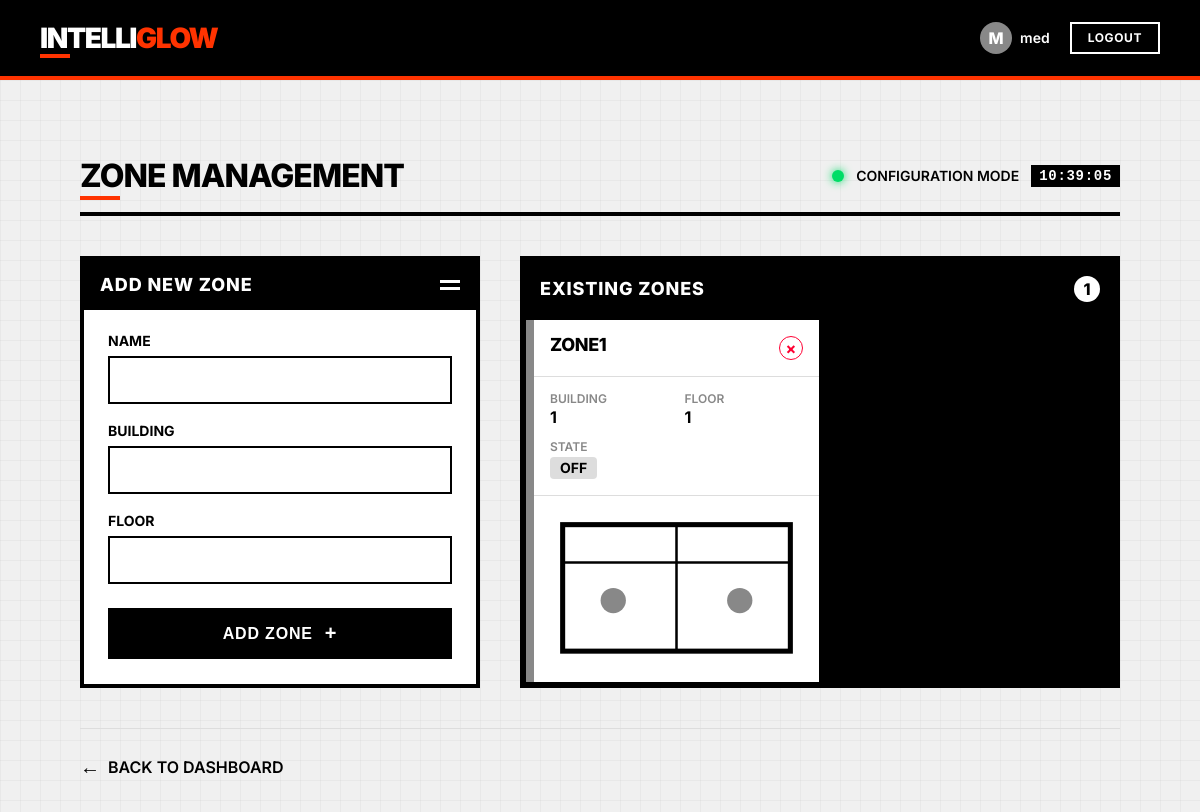
Screenshot of /manage-zones/ (signed in) with the database file from the repository.
### core/models.py (models this page shows, shortened)
class Zone(models.Model):
    name = models.CharField(max_length=100)
    description = models.TextField(blank=True)
    building = models.CharField(max_length=100)
    floor = models.IntegerField()
    current_state = models.BooleanField(default=False)  # True = On, False = Off
    created_at = models.DateTimeField(auto_now_add=True)
    updated_at = models.DateTimeField(auto_now=True)

### core/views.py (the view)
    def wrapper(request, *args, **kwargs):
        if not request.user.is_authenticated or not request.user.is_staff:
            return HttpResponseRedirect(reverse('login'))
        return view_func(request, *args, **kwargs)

### core/views.py
class ZoneForm(forms.ModelForm):
    class Meta:
        model = Zone
        fields = ['name', 'building', 'floor']

### core/views.py (called while the page is built)
def staff_member_required(view_func):
    def wrapper(request, *args, **kwargs):
        if not request.user.is_authenticated or not request.user.is_staff:
            return HttpResponseRedirect(reverse('login'))
        return view_func(request, *args, **kwargs)
    return wrapper

@staff_member_required
def manage_zones(request):
    zones = Zone.objects.all()
    if request.method == "POST":
        form = ZoneForm(request.POST)
        if form.is_valid():
            form.save()
            messages.success(request, "Zone created successfully.")
            return redirect('manage_zones')
    else:
        form = ZoneForm()
    return render(request, 'core/manage_zones.html', {'zones': zones, 'form': form})

### core/templates/core/manage_zones.html (shortened to what this page needs)
{% extends "core/base.html" %}
{% block content %}
<div class="brutal-container">
  <div class="brutal-header">
    <h1 class="brutal-title">ZONE MANAGEMENT</h1>
    <div class="system-status">
      <div class="status-indicator online"></div>
      <span>CONFIGURATION MODE</span>
      <div class="time-display" id="clock">00:00:00</div>
    </div>
  </div>
  <div class="zones-layout">
    <div class="zone-form-panel">
      <div class="panel-header">
        <h2>ADD NEW ZONE</h2>
        <div class="grid-marker">
          <div class="marker-line"></div>
          <div class="marker-line"></div>
        </div>
      </div>
      <form method="post" class="brutal-form">
        <div class="form-grid">
          {% for field in form %}
            <div class="form-group">
              <label for="{{ field.id_for_label }}">{{ field.label }}</label>
              {{ field }}
            </div>
          {% endfor %}
        </div>
        <button type="submit" class="submit-btn">
          <span class="btn-text">ADD ZONE</span>
          <span class="btn-icon">+</span>
        </button>
      </form>
    </div>
    <div class="zones-list-panel">
      <div class="panel-header">
        <h2>EXISTING ZONES</h2>
        <div class="zones-count">{{ zones|length }}</div>
      </div>
      {% if zones %}
        <div class="zones-grid">
          {% for zone in zones %}
            <div class="zone-card {% if zone.current_state %}active{% endif %}">
              <div class="zone-header">
                <h3>{{ zone.name }}</h3>
                <div class="zone-controls">
                  <a href="{% url 'delete_zone' zone.id %}" class="delete-btn" onclick="return confirm('Are you sure you want to delete this zone?')">×</a>
                </div>
              </div>
              <div class="zone-details">
                <div class="detail-item">
                  <div class="detail-label">BUILDING</div>
                  <div class="detail-value">{{ zone.building }}</div>
                </div>
                <div class="detail-item">
                  <div class="detail-label">FLOOR</div>
                  <div class="detail-value">{{ zone.floor }}</div>
                </div>
                <div class="detail-item state">
                  <div class="detail-label">STATE</div>
                  <div class="detail-value">
                    <div class="state-indicator {% if zone.current_state %}on{% else %}off{% endif %}">
                      {{ zone.current_state|yesno:"ON,OFF" }}
                    </div>
                  </div>
                </div>
              </div>
              <div class="zone-map">
                <svg viewBox="0 0 100 60" class="zone-blueprint">
                  <rect x="5" y="5" width="90" height="50" stroke="#000" stroke-width="2" fill="none" />
                  <line x1="5" y1="20" x2="95" y2="20" stroke="#000" stroke-width="1" />
                  <line x1="50" y1="5" x2="50" y2="55" stroke="#000" stroke-width="1" />
                  <circle cx="25" cy="35" r="5" fill="{% if zone.current_state %}var(--green){% else %}var(--gray){% endif %}" />
                  <circle cx="75" cy="35" r="5" fill="{% if zone.current_state %}var(--green){% else %}var(--gray){% endif %}" />
                </svg>
              </div>
            </div>
          {% endfor %}
        </div>
      {% else %}
        <div class="empty-zones">
          <div class="empty-icon">⚠️</div>
          <div class="empty-message">NO ZONES FOUND</div>
          <div class="empty-description">Create a new zone using the form</div>
        </div>
      {% endif %}
    </div>
  </div>
  <div class="back-navigation">
    <a href="{% url 'dashboard' %}" class="back-btn">
      <span class="back-icon">←</span>
      <span>BACK TO DASHBOARD</span>
    </a>
  </div>
</div>
{% endblock %}

### core/templates/core/base.html (shortened to what this page needs)
{% load static %}
<!DOCTYPE html>
<html lang="en">
<head>
    <link rel="stylesheet" href="{% static 'css/main.css' %}">
</head>
<body>
    <header>
        <div class="header-container">
            <h1>Intelli<span style="color: #ff3300;">Glow</span></h1>
            <div class="user-controls">
                {% if user.is_authenticated %}
                    <div class="username">
                        <div class="user-avatar">{{ user.username|first }}</div>
                        <span>{{ user.username }}</span>
                    </div>
                    <a href="{% url 'login' %}" class="logout-btn">Logout</a>
                {% else %}
                    <a href="{% url 'login' %}" class="login-btn">Login</a>
                {% endif %}
            </div>
        </div>
    </header>
    <main>
        {% block content %}
        {% endblock %}
    </main>
</body>
</html>

### core/templates/core/base.html (style rules this page uses)
:root { --black: #000000; --white: #ffffff; --gray-dark: #222222; --gray: #888888; --accent: #ff3300; --green: #00dd66; --spacing: 40px; --header-height: 80px; }
* { margin: 0; padding: 0; box-sizing: border-box; }
body { font-family: 'Inter', sans-serif; background-color: #f0f0f0; color: var(--black); line-height: 1; position: relative; min-height: 100vh; }
body::before { content: ""; position: fixed; top: 0; left: 0; right: 0; bottom: 0; background-image: linear-gradient(to right, rgba(0,0,0,0.03) 1px, transparent 1px), linear-gradient(to bottom, rgba(0,0,0,0.03) 1px, transparent 1px); background-size: 20px 20px; z-index: -1; pointer-events: none; }
header { background-color: var(--black); color: var(--white); height: var(--header-height); position: sticky; top: 0; z-index: 100; border-bottom: 4px solid var(--accent); }
.header-container { max-width: 1440px; margin: 0 auto; padding: 0 var(--spacing); display: flex; justify-content: space-between; align-items: center; height: 100%; }
h1 { font-weight: 900; text-transform: uppercase; letter-spacing: -0.05em; font-size: 28px; position: relative; }
h1::after { content: ""; position: absolute; bottom: -6px; left: 0; width: 30px; height: 4px; background-color: var(--accent); }
.user-controls { display: flex; align-items: center; font-weight: 600; font-size: 14px; }
.username { margin-right: 20px; display: flex; align-items: center; gap: 8px; }
.user-avatar { width: 32px; height: 32px; background-color: var(--gray); border-radius: 50%; display: flex; align-items: center; justify-content: center; font-weight: 800; font-size: 16px; text-transform: uppercase; }
.logout-btn, .login-btn { background-color: transparent; color: var(--white); text-decoration: none; padding: 8px 16px; border: 2px solid var(--white); text-transform: uppercase; font-weight: 700; font-size: 12px; letter-spacing: 0.05em; transition: all 0.2s ease; }
main { padding: var(--spacing); max-width: 1440px; margin: 0 auto; padding-bottom: 100px; }

### rows the page displays
Zone: name "ZONE1", building "1", floor "1", current_state "OFF"

### other values shown
{{ user.username|first }} "M"
{{ user.username }} "med"
{{ field.label }} "NAME" "BUILDING" "FLOOR"
{{ zones|length }} "1"
